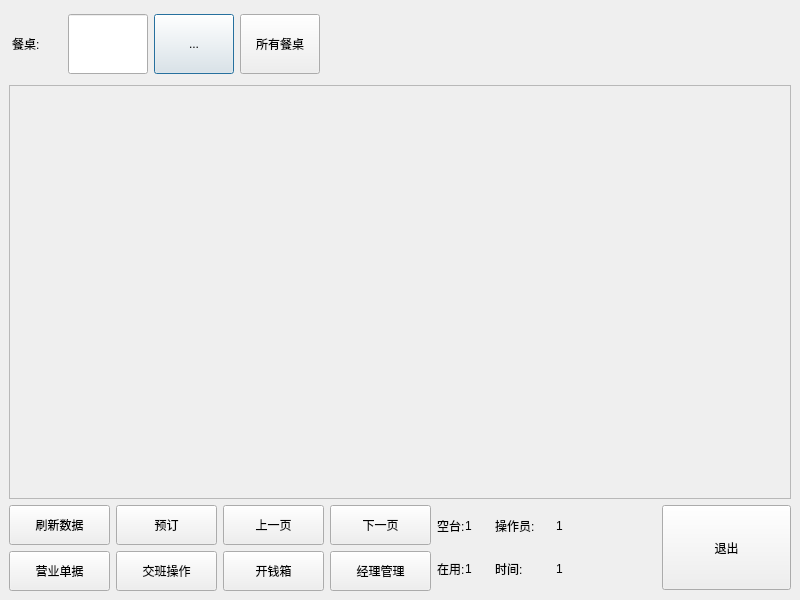
<?xml version="1.0" encoding="UTF-8"?>
<ui version="4.0">
 <class>restaurant_view</class>
 <widget class="QDialog" name="restaurant_view">
  <property name="geometry">
   <rect>
    <x>0</x>
    <y>0</y>
    <width>800</width>
    <height>600</height>
   </rect>
  </property>
  <property name="windowTitle">
   <string>Dialog</string>
  </property>
  <layout class="QVBoxLayout" name="verticalLayout_2">
   <property name="spacing">
    <number>6</number>
   </property>
   <property name="leftMargin">
    <number>9</number>
   </property>
   <property name="topMargin">
    <number>9</number>
   </property>
   <property name="rightMargin">
    <number>9</number>
   </property>
   <property name="bottomMargin">
    <number>9</number>
   </property>
   <item>
    <layout class="QVBoxLayout" name="verticalLayout">
     <property name="leftMargin">
      <number>0</number>
     </property>
     <property name="rightMargin">
      <number>0</number>
     </property>
     <property name="bottomMargin">
      <number>0</number>
     </property>
     <item>
      <layout class="QHBoxLayout" name="horizontalLayout_2">
       <property name="leftMargin">
        <number>3</number>
       </property>
       <item>
        <widget class="QLabel" name="label_qt_title">
         <property name="sizePolicy">
          <sizepolicy hsizetype="Fixed" vsizetype="Fixed">
           <horstretch>0</horstretch>
           <verstretch>0</verstretch>
          </sizepolicy>
         </property>
         <property name="minimumSize">
          <size>
           <width>50</width>
           <height>60</height>
          </size>
         </property>
         <property name="text">
          <string>餐桌:</string>
         </property>
        </widget>
       </item>
       <item>
        <widget class="QLineEdit" name="lineEdit">
         <property name="sizePolicy">
          <sizepolicy hsizetype="Fixed" vsizetype="Fixed">
           <horstretch>0</horstretch>
           <verstretch>0</verstretch>
          </sizepolicy>
         </property>
         <property name="minimumSize">
          <size>
           <width>80</width>
           <height>60</height>
          </size>
         </property>
         <property name="maximumSize">
          <size>
           <width>80</width>
           <height>60</height>
          </size>
         </property>
         <property name="text">
          <string/>
         </property>
        </widget>
       </item>
       <item>
        <widget class="QPushButton" name="pushButton">
         <property name="sizePolicy">
          <sizepolicy hsizetype="Fixed" vsizetype="Fixed">
           <horstretch>0</horstretch>
           <verstretch>0</verstretch>
          </sizepolicy>
         </property>
         <property name="minimumSize">
          <size>
           <width>80</width>
           <height>60</height>
          </size>
         </property>
         <property name="text">
          <string>...</string>
         </property>
         <property name="outer_stylesheet" stdset="0">
          <string>pushbutton</string>
         </property>
        </widget>
       </item>
       <item>
        <widget class="QPushButton" name="pushButton_11">
         <property name="sizePolicy">
          <sizepolicy hsizetype="Fixed" vsizetype="Fixed">
           <horstretch>0</horstretch>
           <verstretch>0</verstretch>
          </sizepolicy>
         </property>
         <property name="minimumSize">
          <size>
           <width>50</width>
           <height>60</height>
          </size>
         </property>
         <property name="focusPolicy">
          <enum>Qt::NoFocus</enum>
         </property>
         <property name="text">
          <string>所有餐桌</string>
         </property>
         <property name="outer_stylesheet" stdset="0">
          <string>pushbutton</string>
         </property>
        </widget>
       </item>
       <item>
        <widget class="kindindexwidge_res" name="widget" native="true">
         <property name="sizePolicy">
          <sizepolicy hsizetype="MinimumExpanding" vsizetype="Fixed">
           <horstretch>0</horstretch>
           <verstretch>0</verstretch>
          </sizepolicy>
         </property>
         <property name="minimumSize">
          <size>
           <width>0</width>
           <height>70</height>
          </size>
         </property>
        </widget>
       </item>
      </layout>
     </item>
     <item>
      <widget class="QScrollArea" name="scrollArea">
       <property name="minimumSize">
        <size>
         <width>0</width>
         <height>60</height>
        </size>
       </property>
       <property name="widgetResizable">
        <bool>true</bool>
       </property>
       <widget class="QWidget" name="scrollAreaWidgetContents">
        <property name="geometry">
         <rect>
          <x>0</x>
          <y>0</y>
          <width>778</width>
          <height>404</height>
         </rect>
        </property>
       </widget>
      </widget>
     </item>
     <item>
      <layout class="QHBoxLayout" name="horizontalLayout">
       <item>
        <layout class="QGridLayout" name="gridLayout_2">
         <item row="0" column="0">
          <widget class="QPushButton" name="pushButton_4">
           <property name="sizePolicy">
            <sizepolicy hsizetype="Expanding" vsizetype="Fixed">
             <horstretch>0</horstretch>
             <verstretch>0</verstretch>
            </sizepolicy>
           </property>
           <property name="minimumSize">
            <size>
             <width>101</width>
             <height>40</height>
            </size>
           </property>
           <property name="focusPolicy">
            <enum>Qt::NoFocus</enum>
           </property>
           <property name="text">
            <string>刷新数据</string>
           </property>
           <property name="outer_stylesheet" stdset="0">
            <string>pushbutton</string>
           </property>
          </widget>
         </item>
         <item row="0" column="1">
          <widget class="QPushButton" name="pushButton_6">
           <property name="sizePolicy">
            <sizepolicy hsizetype="Expanding" vsizetype="Fixed">
             <horstretch>0</horstretch>
             <verstretch>0</verstretch>
            </sizepolicy>
           </property>
           <property name="minimumSize">
            <size>
             <width>101</width>
             <height>40</height>
            </size>
           </property>
           <property name="focusPolicy">
            <enum>Qt::NoFocus</enum>
           </property>
           <property name="text">
            <string>预订</string>
           </property>
           <property name="outer_stylesheet" stdset="0">
            <string>pushbutton</string>
           </property>
          </widget>
         </item>
         <item row="0" column="2">
          <widget class="QPushButton" name="pushButton_13">
           <property name="sizePolicy">
            <sizepolicy hsizetype="Expanding" vsizetype="Fixed">
             <horstretch>0</horstretch>
             <verstretch>0</verstretch>
            </sizepolicy>
           </property>
           <property name="minimumSize">
            <size>
             <width>101</width>
             <height>40</height>
            </size>
           </property>
           <property name="focusPolicy">
            <enum>Qt::NoFocus</enum>
           </property>
           <property name="text">
            <string>上一页</string>
           </property>
           <property name="outer_stylesheet" stdset="0">
            <string>pushbutton</string>
           </property>
          </widget>
         </item>
         <item row="0" column="3">
          <widget class="QPushButton" name="pushButton_12">
           <property name="sizePolicy">
            <sizepolicy hsizetype="Expanding" vsizetype="Fixed">
             <horstretch>0</horstretch>
             <verstretch>0</verstretch>
            </sizepolicy>
           </property>
           <property name="minimumSize">
            <size>
             <width>101</width>
             <height>40</height>
            </size>
           </property>
           <property name="focusPolicy">
            <enum>Qt::NoFocus</enum>
           </property>
           <property name="text">
            <string>下一页</string>
           </property>
           <property name="outer_stylesheet" stdset="0">
            <string>pushbutton</string>
           </property>
          </widget>
         </item>
         <item row="1" column="0">
          <widget class="QPushButton" name="pushButton_8">
           <property name="sizePolicy">
            <sizepolicy hsizetype="Expanding" vsizetype="Fixed">
             <horstretch>0</horstretch>
             <verstretch>0</verstretch>
            </sizepolicy>
           </property>
           <property name="minimumSize">
            <size>
             <width>101</width>
             <height>40</height>
            </size>
           </property>
           <property name="focusPolicy">
            <enum>Qt::NoFocus</enum>
           </property>
           <property name="text">
            <string>营业单据</string>
           </property>
           <property name="outer_stylesheet" stdset="0">
            <string>pushbutton</string>
           </property>
          </widget>
         </item>
         <item row="1" column="1">
          <widget class="QPushButton" name="pushButton_7">
           <property name="sizePolicy">
            <sizepolicy hsizetype="Expanding" vsizetype="Fixed">
             <horstretch>0</horstretch>
             <verstretch>0</verstretch>
            </sizepolicy>
           </property>
           <property name="minimumSize">
            <size>
             <width>101</width>
             <height>40</height>
            </size>
           </property>
           <property name="focusPolicy">
            <enum>Qt::NoFocus</enum>
           </property>
           <property name="text">
            <string>交班操作</string>
           </property>
           <property name="outer_stylesheet" stdset="0">
            <string>pushbutton</string>
           </property>
          </widget>
         </item>
         <item row="1" column="2">
          <widget class="QPushButton" name="pushButton_5">
           <property name="sizePolicy">
            <sizepolicy hsizetype="Expanding" vsizetype="Fixed">
             <horstretch>0</horstretch>
             <verstretch>0</verstretch>
            </sizepolicy>
           </property>
           <property name="minimumSize">
            <size>
             <width>101</width>
             <height>40</height>
            </size>
           </property>
           <property name="focusPolicy">
            <enum>Qt::NoFocus</enum>
           </property>
           <property name="text">
            <string>开钱箱</string>
           </property>
           <property name="outer_stylesheet" stdset="0">
            <string>pushbutton</string>
           </property>
          </widget>
         </item>
         <item row="1" column="3">
          <widget class="QPushButton" name="pushButton_9">
           <property name="sizePolicy">
            <sizepolicy hsizetype="Expanding" vsizetype="Fixed">
             <horstretch>0</horstretch>
             <verstretch>0</verstretch>
            </sizepolicy>
           </property>
           <property name="minimumSize">
            <size>
             <width>101</width>
             <height>40</height>
            </size>
           </property>
           <property name="focusPolicy">
            <enum>Qt::NoFocus</enum>
           </property>
           <property name="text">
            <string>经理管理</string>
           </property>
           <property name="outer_stylesheet" stdset="0">
            <string>pushbutton</string>
           </property>
          </widget>
         </item>
        </layout>
       </item>
       <item>
        <layout class="QGridLayout" name="gridLayout">
         <property name="horizontalSpacing">
          <number>0</number>
         </property>
         <property name="verticalSpacing">
          <number>2</number>
         </property>
         <item row="0" column="0">
          <widget class="QLabel" name="label_2">
           <property name="sizePolicy">
            <sizepolicy hsizetype="Fixed" vsizetype="Fixed">
             <horstretch>0</horstretch>
             <verstretch>0</verstretch>
            </sizepolicy>
           </property>
           <property name="minimumSize">
            <size>
             <width>0</width>
             <height>40</height>
            </size>
           </property>
           <property name="text">
            <string>空台:</string>
           </property>
          </widget>
         </item>
         <item row="0" column="1">
          <widget class="QLabel" name="label_3">
           <property name="sizePolicy">
            <sizepolicy hsizetype="Fixed" vsizetype="Fixed">
             <horstretch>0</horstretch>
             <verstretch>0</verstretch>
            </sizepolicy>
           </property>
           <property name="minimumSize">
            <size>
             <width>30</width>
             <height>40</height>
            </size>
           </property>
           <property name="text">
            <string>1</string>
           </property>
          </widget>
         </item>
         <item row="0" column="2">
          <widget class="QLabel" name="label_4">
           <property name="sizePolicy">
            <sizepolicy hsizetype="Fixed" vsizetype="Fixed">
             <horstretch>0</horstretch>
             <verstretch>0</verstretch>
            </sizepolicy>
           </property>
           <property name="minimumSize">
            <size>
             <width>61</width>
             <height>40</height>
            </size>
           </property>
           <property name="text">
            <string>操作员:</string>
           </property>
          </widget>
         </item>
         <item row="0" column="3">
          <widget class="QLabel" name="label_5">
           <property name="sizePolicy">
            <sizepolicy hsizetype="Fixed" vsizetype="Fixed">
             <horstretch>0</horstretch>
             <verstretch>0</verstretch>
            </sizepolicy>
           </property>
           <property name="minimumSize">
            <size>
             <width>100</width>
             <height>40</height>
            </size>
           </property>
           <property name="text">
            <string>1</string>
           </property>
          </widget>
         </item>
         <item row="1" column="0">
          <widget class="QLabel" name="label_7">
           <property name="sizePolicy">
            <sizepolicy hsizetype="Fixed" vsizetype="Fixed">
             <horstretch>0</horstretch>
             <verstretch>0</verstretch>
            </sizepolicy>
           </property>
           <property name="minimumSize">
            <size>
             <width>0</width>
             <height>40</height>
            </size>
           </property>
           <property name="text">
            <string>在用:</string>
           </property>
          </widget>
         </item>
         <item row="1" column="1">
          <widget class="QLabel" name="label_9">
           <property name="sizePolicy">
            <sizepolicy hsizetype="Fixed" vsizetype="Fixed">
             <horstretch>0</horstretch>
             <verstretch>0</verstretch>
            </sizepolicy>
           </property>
           <property name="minimumSize">
            <size>
             <width>30</width>
             <height>40</height>
            </size>
           </property>
           <property name="text">
            <string>1</string>
           </property>
          </widget>
         </item>
         <item row="1" column="2">
          <widget class="QLabel" name="label_6">
           <property name="sizePolicy">
            <sizepolicy hsizetype="Fixed" vsizetype="Fixed">
             <horstretch>0</horstretch>
             <verstretch>0</verstretch>
            </sizepolicy>
           </property>
           <property name="minimumSize">
            <size>
             <width>61</width>
             <height>40</height>
            </size>
           </property>
           <property name="text">
            <string>时间:</string>
           </property>
          </widget>
         </item>
         <item row="1" column="3">
          <widget class="QLabel" name="label_8">
           <property name="sizePolicy">
            <sizepolicy hsizetype="Fixed" vsizetype="Fixed">
             <horstretch>0</horstretch>
             <verstretch>0</verstretch>
            </sizepolicy>
           </property>
           <property name="minimumSize">
            <size>
             <width>100</width>
             <height>40</height>
            </size>
           </property>
           <property name="text">
            <string>1</string>
           </property>
          </widget>
         </item>
        </layout>
       </item>
       <item>
        <widget class="QPushButton" name="pushButton_10">
         <property name="sizePolicy">
          <sizepolicy hsizetype="Expanding" vsizetype="Fixed">
           <horstretch>0</horstretch>
           <verstretch>0</verstretch>
          </sizepolicy>
         </property>
         <property name="minimumSize">
          <size>
           <width>90</width>
           <height>85</height>
          </size>
         </property>
         <property name="focusPolicy">
          <enum>Qt::NoFocus</enum>
         </property>
         <property name="text">
          <string>退出</string>
         </property>
         <property name="outer_stylesheet" stdset="0">
          <string>pushbutton</string>
         </property>
        </widget>
       </item>
      </layout>
     </item>
    </layout>
   </item>
  </layout>
 </widget>
 <customwidgets>
  <customwidget>
   <class>kindindexwidge_res</class>
   <extends>QWidget</extends>
   <header location="global">kindindexwidge_res.h</header>
   <container>1</container>
  </customwidget>
 </customwidgets>
 <resources/>
 <connections/>
</ui>
